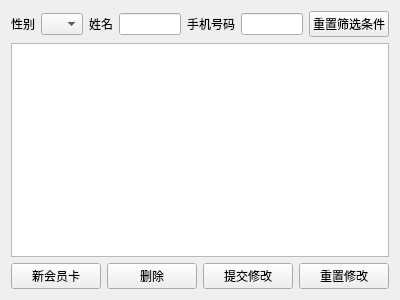
<?xml version="1.0" encoding="UTF-8"?>
<ui version="4.0">
 <class>memberwidget</class>
 <widget class="QWidget" name="memberwidget">
  <property name="geometry">
   <rect>
    <x>0</x>
    <y>0</y>
    <width>400</width>
    <height>300</height>
   </rect>
  </property>
  <property name="windowTitle">
   <string>Form</string>
  </property>
  <layout class="QVBoxLayout" name="verticalLayout">
   <item>
    <layout class="QHBoxLayout" name="horizontalLayout">
     <item>
      <widget class="QLabel" name="label">
       <property name="text">
        <string>性别</string>
       </property>
      </widget>
     </item>
     <item>
      <widget class="QComboBox" name="comboBox">
       <item>
        <property name="text">
         <string/>
        </property>
       </item>
       <item>
        <property name="text">
         <string>男</string>
        </property>
       </item>
       <item>
        <property name="text">
         <string>女</string>
        </property>
       </item>
      </widget>
     </item>
     <item>
      <widget class="QLabel" name="label_2">
       <property name="text">
        <string>姓名</string>
       </property>
      </widget>
     </item>
     <item>
      <widget class="QLineEdit" name="lineEdit"/>
     </item>
     <item>
      <widget class="QLabel" name="label_3">
       <property name="text">
        <string>手机号码</string>
       </property>
      </widget>
     </item>
     <item>
      <widget class="QLineEdit" name="lineEdit_2"/>
     </item>
     <item>
      <widget class="QPushButton" name="pushButton">
       <property name="text">
        <string>重置筛选条件</string>
       </property>
      </widget>
     </item>
    </layout>
   </item>
   <item>
    <widget class="QTableView" name="tableView"/>
   </item>
   <item>
    <layout class="QHBoxLayout" name="horizontalLayout_2">
     <item>
      <widget class="QPushButton" name="pushButton_3">
       <property name="text">
        <string>新会员卡</string>
       </property>
      </widget>
     </item>
     <item>
      <widget class="QPushButton" name="pushButton_2">
       <property name="text">
        <string>删除</string>
       </property>
      </widget>
     </item>
     <item>
      <widget class="QPushButton" name="pushButton_4">
       <property name="text">
        <string>提交修改</string>
       </property>
      </widget>
     </item>
     <item>
      <widget class="QPushButton" name="pushButton_5">
       <property name="text">
        <string>重置修改</string>
       </property>
      </widget>
     </item>
    </layout>
   </item>
  </layout>
 </widget>
 <resources/>
 <connections/>
</ui>
